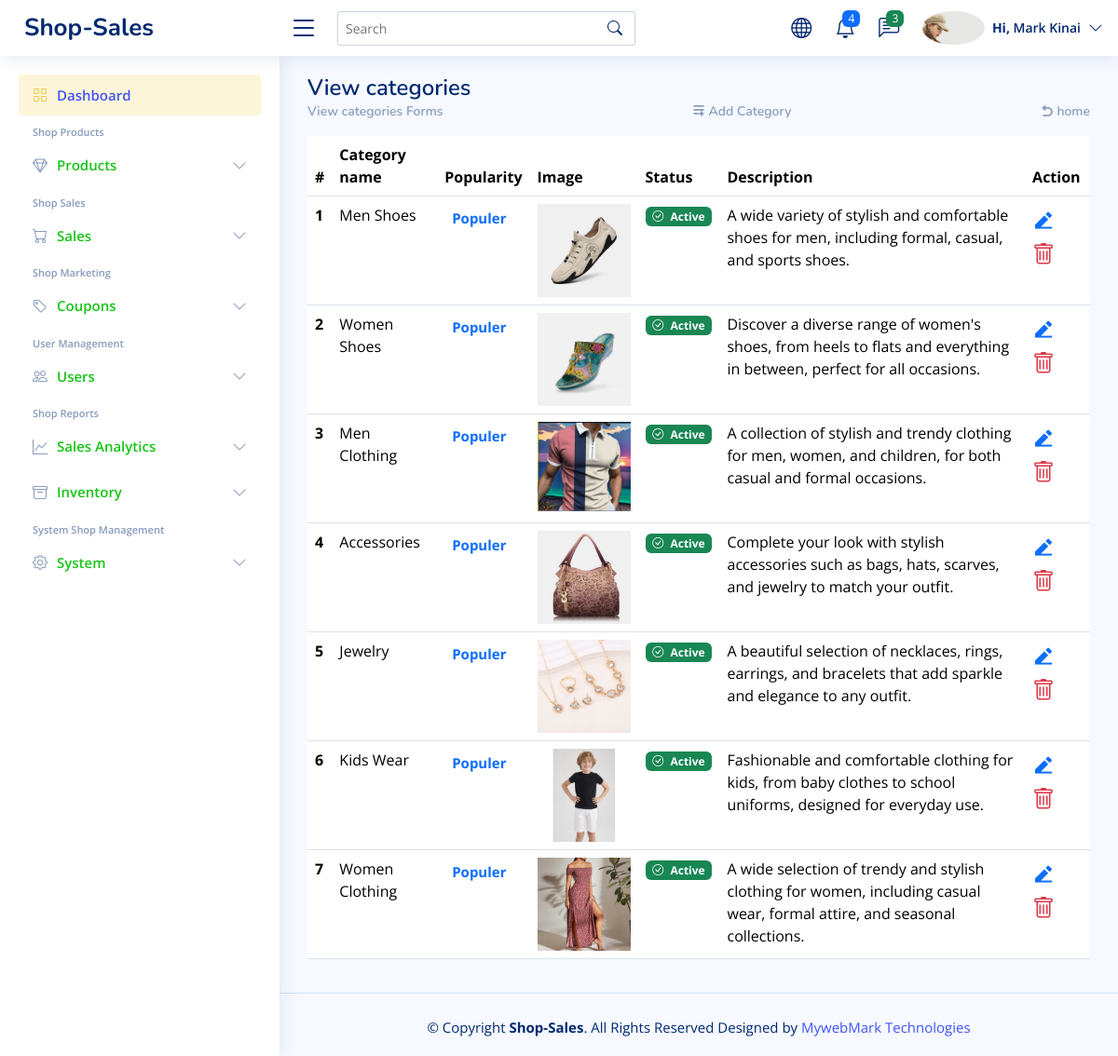
Screenshot of /admin/categories.php (signed in) with the database file from the repository.
### tables this page shows
CREATE TABLE `users` (
  `id` int(11) UNSIGNED NOT NULL,
  `first_name` varchar(100) NOT NULL,
  `last_name` varchar(100) NOT NULL,
  `email` varchar(255) NOT NULL,
  `phone` varchar(20) NOT NULL,
  `street_address` varchar(255) DEFAULT NULL,
  `city` varchar(100) DEFAULT NULL,
  `postal_code` varchar(20) DEFAULT NULL,
  `additional_info` text DEFAULT NULL,
  `password` varchar(255) NOT NULL,
  `role_as` tinyint(1) NOT NULL DEFAULT 0 COMMENT '0=User, 1=Admin, 2=Supplier',
  `profile_picture` varchar(255) DEFAULT NULL,
  `agreed_to_terms` tinyint(1) NOT NULL DEFAULT 0,
  `created_at` timestamp NOT NULL DEFAULT current_timestamp(),
  `updated_at` timestamp NOT NULL DEFAULT current_timestamp() ON UPDATE current_timestamp(),
  `user_status` enum('active','inactive') NOT NULL DEFAULT 'active'
);

CREATE TABLE `categories` (
  `id` int(11) NOT NULL,
  `name` varchar(255) NOT NULL,
  `slug` varchar(255) NOT NULL,
  `description` text NOT NULL,
  `status` tinyint(1) DEFAULT 0,
  `popularity` tinyint(1) DEFAULT 0,
  `meta_title` varchar(255) NOT NULL,
  `meta_description` text NOT NULL,
  `meta_keywords` text NOT NULL,
  `image` varchar(255) DEFAULT NULL,
  `created_at` timestamp NOT NULL DEFAULT current_timestamp()
);

### functions/myfunctions.php (called while the page is built, shortened)
<?php
function getAll($table)
{
    global $conn;
    $query = "SELECT * FROM $table";
    return $query_run = mysqli_query($conn, $query);
}
?>

### admin/categories.php (the view, shortened to what this page needs)
<?php
include('includes/header.php');
?>
<main id="main" class="main">
    <div class="pagetitle">
        <h1>View categories</h1>
        <nav>
            <ol class="breadcrumb">
                <li class="breadcrumb-item">View categories Forms</li>
                <a href="add-category.php" title="Add new Category">
                    <i class=" ri-menu-add-line"></i> Add Category
                </a>
                <li class="breadcrumb-item active">
                    <a href="index.php">
                        <i class="ri-arrow-go-back-fill"></i>
                        home</a>
                </li>
            </ol>
        </nav>
    </div>
    <section class="section">
        <div class="row">
            <div class="col-lg-12">
                <div class="table-responsive">
                    <table class="table datatable">
                        <thead>
                            <tr>
                                <th scope="col">#</th>
                                <th scope="col">Category name</th>
                                <th scope="col">Popularity</th>
                                <th scope="col">Image</th>
                                <th scope="col">Status</th>
                                <th scope="col">Description</th>
                                <th scope="col">Action</th>
                            </tr>
                        </thead>
                        <tbody>
                            <?php
                            $category = getAll("categories");
                            if (mysqli_num_rows($category) > 0) {
                                foreach ($category as $item) {
                            ?>
                                    <tr>
                                        <th>
                                            <?= $item['id']; ?>
                                        </th>
                                        <td>
                                            <?= $item['name']; ?>
                                        </td>
                                        <td>
                                            <?php if ($item['popularity'] == 1) : ?>
                                                <span style="font-size: 15px;" class="badge border-primary border-1 p-2 text-primary">Populer</span>
                                            <?php else : ?>
                                                <span style="font-size: 15px;" class="badge border-warning border-1 text-warning">Not Populer</span>
                                            <?php endif; ?>
                                        </td>
                                        <td>
                                            <img src="../uploads/categories/<?= $item['image']; ?>" alt="<?= $item['name']; ?>" width="100" height="100">
                                        </td>
                                        <td>
                                            <?php if ($item['status'] == 1) : ?>
                                                <span class="badge bg-success"><i class="bi bi-check-circle me-1"></i> Active</span>
                                            <?php else : ?>
                                                <span class="badge bg-warning text-dark"><i class="bi bi-exclamation-triangle me-1"></i> Inactive</span>
                                            <?php endif; ?>
                                        </td>
                                        <td>
                                            <?= $item['description']; ?>
                                        </td>
                                        <td>
                                            <a href="edit-Category.php?id=<?= $item['id']; ?>" class="text-primary me-2">
                                                <i class="ri-edit-2-fill fs-4"></i>
                                            </a>
                                            <form action="code.php" method="POST" style="display: inline;">
                                                <button type="submit" name="delete_category_btn" style="border: none; background: none; padding: 0; cursor: pointer;">
                                                    <i class="bi bi-trash text-danger fs-4"></i>
                                                </button>
                                            </form>
                                        </td>
                                    </tr>
                            <?php
                                }
                            } else {
                                echo "No record found";
                            }
                            ?>
                        </tbody>
                    </table>
                </div>
            </div>
        </div>
    </section>
</main>
<?php
include('includes/footer.php')
?>

### admin/includes/header.php (shortened to what this page needs)
<!DOCTYPE html>
<html lang="en">
<head>
  <link href="assets/vendor/bootstrap/css/bootstrap.min.css" rel="stylesheet">
  <link href="assets/vendor/bootstrap-icons/bootstrap-icons.css" rel="stylesheet">
  <link href="assets/vendor/boxicons/css/boxicons.min.css" rel="stylesheet">
  <link href="assets/vendor/quill/quill.snow.css" rel="stylesheet">
  <link href="assets/vendor/quill/quill.bubble.css" rel="stylesheet">
  <link href="assets/vendor/remixicon/remixicon.css" rel="stylesheet">
  <link href="assets/vendor/simple-datatables/style.css" rel="stylesheet">
  <link href="assets/css/style.css" rel="stylesheet">
</head>
<body>
  <?php
include ('includes/topbar.php');
include ('includes/sidebar.php');

### admin/includes/topbar.php (shortened to what this page needs)
<?php
include('../admin/config/dbcon.php');
$user_id = $_SESSION['auth_user']['id'];
$user_query = "SELECT * FROM `users` WHERE `id`='$user_id'";
$user_query_run = mysqli_query($conn, $user_query);
if (mysqli_num_rows($user_query_run) > 0) {
  $user_data = mysqli_fetch_array($user_query_run);
  $fullName = $user_data['first_name'] . " " . $user_data['last_name'];
}
?>
<header id="header" class="header fixed-top d-flex align-items-center">
  <div class="d-flex align-items-center justify-content-between">
    <a href="index.php" class="logo d-flex align-items-center">
      <span class="d-none d-lg-block">Shop-Sales</span>
    </a>
    <i class="bi bi-list toggle-sidebar-btn"></i>
  </div>
  <div class="search-bar">
    <form class="search-form d-flex align-items-center" method="POST" action="#">
      <input type="text" name="query" placeholder="Search" title="Enter search keyword">
      <button type="submit" title="Search"><i class="bi bi-search"></i></button>
    </form>
  </div>
  <nav class="header-nav ms-auto">
    <ul class="d-flex align-items-center">
      <li class="nav-item dropdown">
        <a class="nav-link nav-icon" href="#" data-bs-toggle="dropdown">
          <i class="bi bi-globe"></i>
        </a>
      <li class="nav-item dropdown">
        <a class="nav-link nav-icon" href="#" data-bs-toggle="dropdown">
          <i class="bi bi-bell"></i>
          <span class="badge bg-primary badge-number">4</span>
        </a>
      <li class="nav-item dropdown">
        <a class="nav-link nav-icon" href="#" data-bs-toggle="dropdown">
          <i class="bi bi-chat-left-text"></i>
          <span class="badge bg-success badge-number">3</span>
        </a>
      </li>
      <li class="nav-item dropdown pe-3">
        <a class="nav-link nav-profile d-flex align-items-center pe-0" href="#" data-bs-toggle="dropdown">
        <img src="../uploads/profile/<?= $user_data['profile_picture'] ?>" alt="<?= $fullName ?>" class="rounded-circle">
          <?php
          if (isset($fullName)) {
            echo "<span class='d-none d-lg-block ps-2'><span class='fw-bold'>Hi,</span> $fullName</span>";
          } else {
            echo "<span class='d-none d-lg-block ps-2'><span class='fw-bold'>Hi,</span> User</span>";
          }
          ?>
          <i class="bi bi-chevron-down d-none d-lg-block ps-2"></i>
        </a>
      </li>
    </ul>
  </nav>
</header>

### admin/includes/sidebar.php (shortened to what this page needs)
<aside id="sidebar" class="sidebar">
  <ul class="sidebar-nav" id="sidebar-nav">
    <li class="nav-item">
      <a class="nav-link" href="index.php">
        <i class="bi bi-grid"></i>
        <span>Dashboard</span>
      </a>
    </li>
    <li class="nav-heading">Shop Products</li>
    <li class="nav-item">
      <a class="nav-link collapsed" data-bs-target="#products-nav" data-bs-toggle="collapse" href="#">
        <i class="bi bi-gem"></i><span>Products</span><i class="bi bi-chevron-down ms-auto"></i>
      </a>
    </li>
    <li class="nav-heading">Shop Sales</li>
    <li class="nav-item">
      <a class="nav-link collapsed" data-bs-target="#orders-nav" data-bs-toggle="collapse" href="#">
        <i class="bi bi-cart"></i><span>Sales</span><i class="bi bi-chevron-down ms-auto"></i>
      </a>
    </li>
    <li class="nav-heading">Shop Marketing</li>
    <li class="nav-item">
      <a class="nav-link collapsed" data-bs-target="#coupons-nav" data-bs-toggle="collapse" href="#">
        <i class="bi bi-tag"></i><span>Coupons</span><i class="bi bi-chevron-down ms-auto"></i>
      </a>
    </li>
    <li class="nav-heading">User Management</li>
    <li class="nav-item">
      <a class="nav-link collapsed" data-bs-target="#users-nav" data-bs-toggle="collapse" href="#">
        <i class="bi bi-people"></i><span>Users</span><i class="bi bi-chevron-down ms-auto"></i>
      </a>
    <li class="nav-heading">Shop Reports</li>
    <li class="nav-item">
      <a class="nav-link collapsed" data-bs-target="#sales-nav" data-bs-toggle="collapse" href="#">
        <i class="bi bi-graph-up"></i><span>Sales Analytics</span><i class="bi bi-chevron-down ms-auto"></i>
      </a>
    </li>
    <li class="nav-item">
      <a class="nav-link collapsed" data-bs-target="#inventory-nav" data-bs-toggle="collapse" href="#">
        <i class="bi bi-archive"></i><span>Inventory</span><i class="bi bi-chevron-down ms-auto"></i>
      </a>
    </li>
    <li class="nav-heading">System Shop Management</li>
    <li class="nav-item">
      <a class="nav-link collapsed" data-bs-target="#system-dropdown" data-bs-toggle="collapse" href="#">
        <i class="bi bi-gear"></i>
        <span>System</span>
        <i class="bi bi-chevron-down ms-auto"></i>
      </a>
    </li>
  </ul>
</aside>

### admin/includes/footer.php (shortened to what this page needs)
<footer id="footer" class="footer">
  <div class="credits">
    &copy; Copyright <strong><span>Shop-Sales</span></strong>. All Rights Reserved
    Designed by <a href="https://mywebmark.tech/" target="_blank">MywebMark Technologies</a>
  </div>
</footer>
</body>
</html>

### admin/assets/css/style.css (style rules this page uses)
:root { scroll-behavior: smooth; }
body { font-family: "Open Sans", sans-serif; background: #f6f9ff; color: #444444; }
a { color: #4154f1; text-decoration: none; }
h1, h2, h3, h4, h5, h6 { font-family: "Nunito", sans-serif; }
#main { margin-top: 60px; padding: 20px 30px; transition: all 0.3s; }
.pagetitle { margin-bottom: 10px; }
.pagetitle h1 { font-size: 24px; margin-bottom: 0; font-weight: 600; color: #012970; }
.breadcrumb { font-size: 14px; font-family: "Nunito", sans-serif; color: #899bbd; font-weight: 600; }
.breadcrumb a { color: #899bbd; transition: 0.3s; }
.breadcrumb .breadcrumb-item::before { color: #899bbd; }
.breadcrumb .active { color: #51678f; font-weight: 600; }
.logo { line-height: 1; }
@media (min-width: 1200px) { .logo { width: 280px; } }
.logo span { font-size: 26px; font-weight: 700; color: #012970; font-family: "Nunito", sans-serif; }
.header { transition: all 0.5s; z-index: 997; height: 60px; box-shadow: 0px 2px 20px rgba(1, 41, 112, 0.1); background-color: #fff; padding-left: 20px; }
.header .toggle-sidebar-btn { font-size: 32px; padding-left: 10px; cursor: pointer; color: #012970; }
.header .search-bar { min-width: 360px; padding: 0 20px; }
.header .search-form { width: 100%; }
.header .search-form input { border: 0; font-size: 14px; color: #012970; border: 1px solid rgba(1, 41, 112, 0.2); padding: 7px 38px 7px 8px; border-radius: 3px; transition: 0.3s; width: 100%; }
.header .search-form button { border: 0; padding: 0; margin-left: -30px; background: none; }
.header .search-form button i { color: #012970; }
.header-nav ul { list-style: none; }
.header-nav>ul { margin: 0; padding: 0; }
.header-nav .nav-icon { font-size: 22px; color: #012970; margin-right: 25px; position: relative; }
.header-nav .nav-profile { color: #012970; }
.header-nav .nav-profile img { max-height: 36px; }
.header-nav .nav-profile span { font-size: 14px; font-weight: 600; }
.header-nav .badge-number { position: absolute; inset: -2px -5px auto auto; font-weight: normal; font-size: 12px; padding: 3px 6px; }
.sidebar { position: fixed; top: 60px; left: 0; bottom: 0; width: 300px; z-index: 996; transition: all 0.3s; padding: 20px; overflow-y: auto; scrollbar-width: thin; scrollbar-color: #aab7cf transparent; box-shadow: 0px 0px 20px rgba(1, 41, 112, 0.1); background-color: #fff; }
@media (min-width: 1200px) { #main, #footer { margin-left: 300px; } }
.sidebar-nav { padding: 0; margin: 0; list-style: none; }
.sidebar-nav li { padding: 0; margin: 0; list-style: none; }
.sidebar-nav .nav-item { margin-bottom: 5px; }
.sidebar-nav .nav-heading { font-size: 11px; color: #899bbd; font-weight: 600; margin: 10px 0 5px 15px; }
.sidebar-nav .nav-link { display: flex; align-items: center; font-size: 15px; font-weight: 600; color: #4154f1; transition: 0.3; background: #fdf5d9; padding: 10px 15px; border-radius: 4px; }
.sidebar-nav .nav-link i { font-size: 16px; margin-right: 10px; color: #f1c841; }
.sidebar-nav .nav-link.collapsed { color: rgb(22, 197, 22); background: #ffffff; }
.sidebar-nav .nav-link.collapsed i { color: #899bbd; }
.sidebar-nav .nav-link .bi-chevron-down { margin-right: 0; transition: transform 0.2s ease-in-out; }
.footer { padding: 20px 0; font-size: 14px; transition: all 0.3s; border-top: 1px solid #cddfff; }
.footer .credits { padding-top: 5px; text-align: center; font-size: 13px; color: #012970; }

### admin/categories.php (style rules this page uses)
.breadcrumb { display: flex; justify-content: space-between; }

### admin/includes/footer.php (style rules this page uses)
.credits { font-size: 15px !important; }

### rows the page displays
users: profile_picture (picture), fullName "Mark Kinai"
categories: id "1", name "Men Shoes", popularity "Populer", image (picture), status 1 (drawn), description "A wide variety of stylish and comfortable shoes for men, including formal, casual, and sports shoes."
categories: id "2", name "Women Shoes", popularity "Populer", image (picture), status 1 (drawn), description "Discover a diverse range of women's shoes, from heels to flats and everything in between, perfect for all occasions."
categories: id "3", name "Men Clothing", popularity "Populer", image (picture), status 1 (drawn), description "A collection of stylish and trendy clothing for men, women, and children, for both casual and formal occasions."
categories: id "4", name "Accessories", popularity "Populer", image (picture), status 1 (drawn), description "Complete your look with stylish accessories such as bags, hats, scarves, and jewelry to match your outfit."
categories: id "5", name "Jewelry", popularity "Populer", image (picture), status 1 (drawn), description "A beautiful selection of necklaces, rings, earrings, and bracelets that add sparkle and elegance to any outfit."
categories: id "6", name "Kids Wear", popularity "Populer", image (picture), status 1 (drawn), description "Fashionable and comfortable clothing for kids, from baby clothes to school uniforms, designed for everyday use."
categories: id "7", name "Women Clothing", popularity "Populer", image (picture), status 1 (drawn), description "A wide selection of trendy and stylish clothing for women, including casual wear, formal attire, and seasonal collections."
